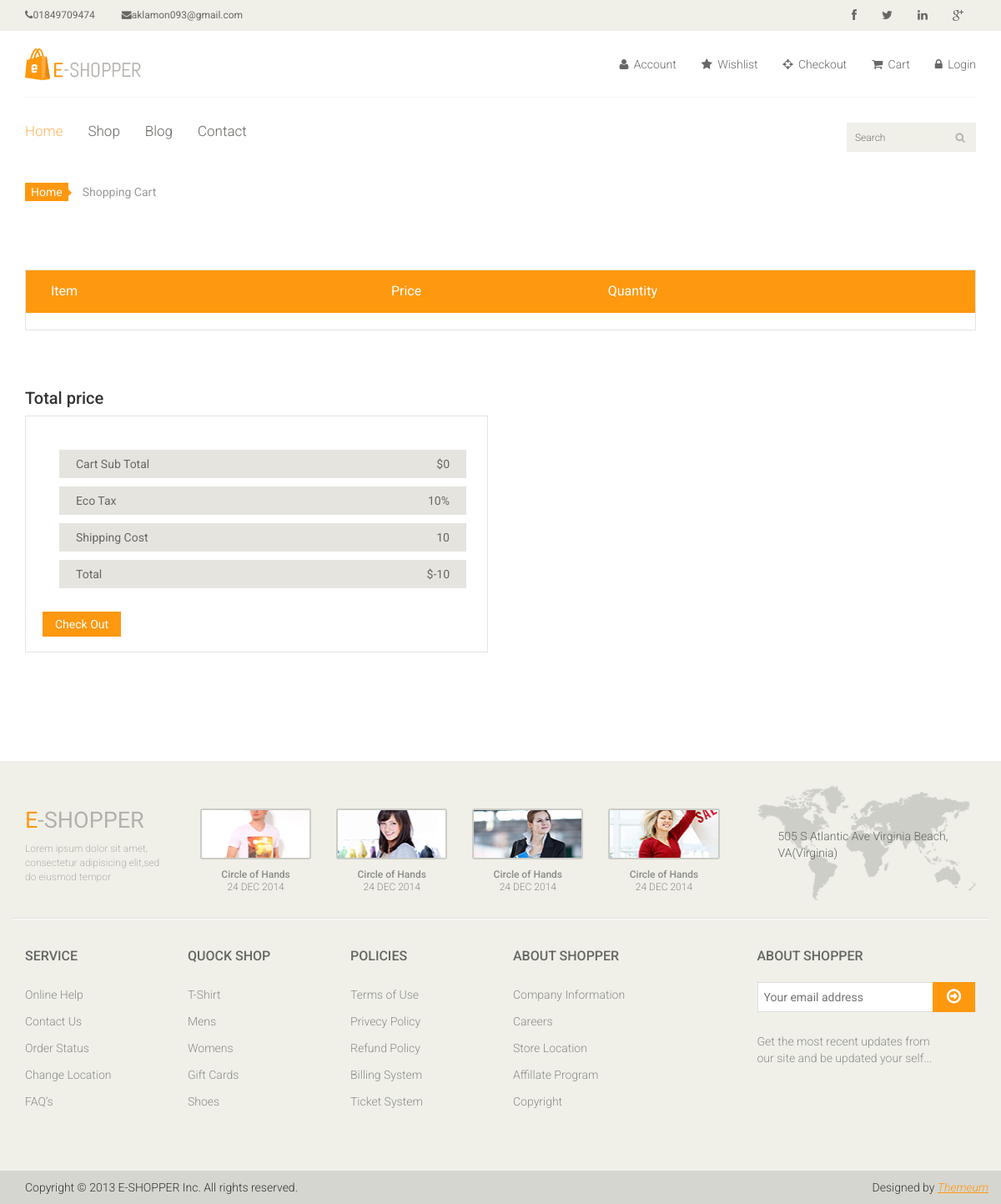
The page /add-to-cart.php on the database its author committed.
### tables this page shows
CREATE TABLE `setting` (
  `s_id` int(11) NOT NULL,
  `phone` varchar(100) NOT NULL,
  `email` varchar(100) NOT NULL,
  `facebook` varchar(100) NOT NULL,
  `twitter` varchar(100) NOT NULL,
  `linkedin` varchar(100) NOT NULL,
  `google` varchar(100) NOT NULL,
  `logo` varchar(15) NOT NULL,
  `copyright` varchar(100) NOT NULL
);

### admin/classes/database.php (called while the page is built, shortened)
<?php
	class database{
		public $connection;
		public function connection(){
			$this->connection = mysqli_connect(DB_HOST,DB_USER,DB_PASS,DB_NAME);
		}
		public function getData($table,$whichcolumn = array(),$columnname = null,$compare = null,$columnvalue = null){
			if(is_array($whichcolumn)){
				$whichcolumn = implode(",",$whichcolumn);
			}
			if(empty($columnname) && empty($columnvalue)){
				$query = "SELECT $whichcolumn FROM $table";
			}
			elseif (!empty($columnname) && !empty($columnvalue)) {
				$sql ="SELECT $whichcolumn FROM $table WHERE $columnname $compare $columnvalue";
				$query = $sql;
			}
			$query = mysqli_query($this->connection,$query);
			if($query)
				return $query;
			else
				return false;
		}
	}
?>

### header-top.php (the view)
<div class="header_top">
			<div class="container">
				<div class="row">
					<div class="col-sm-6">
						<div class="contactinfo">
							<ul class="nav nav-pills">
								<li><a href="#"><i class="fa fa-phone"></i><?php echo $phone;?></a></li>
								<li><a href="#"><i class="fa fa-envelope"></i><?php echo $email;?></a></li>
							</ul>
						</div>
					</div>
					<div class="col-sm-6">
						<div class="social-icons pull-right">
							<ul class="nav navbar-nav">
								<li><a href="<?php echo $facebook;?>"><i class="fa fa-facebook"></i></a></li>
								<li><a href="<?php echo $twitter;?>"><i class="fa fa-twitter"></i></a></li>
								<li><a href="<?php echo $linkedin;?>"><i class="fa fa-linkedin"></i></a></li>
								<li><a href="<?php echo $google;?>"><i class="fa fa-google-plus"></i></a></li>
							</ul>
						</div>
					</div>
				</div>
			</div>
		</div>

### header-middle.php
<div class="header-middle">
			<div class="container">
				<div class="row">
					<div class="col-sm-4">
						<div class="logo pull-left">
							<a href="index.php"><img src="admin/images/logo/<?php echo $logo;?>" alt="" /></a>
						</div>
					</div>
					<div class="col-sm-8">
						<div class="shop-menu pull-right">
							<ul class="nav navbar-nav">
								<li><a href="account.php"><i class="fa fa-user"></i> Account</a></li>
								<li><a href="whishlist.php"><i class="fa fa-star"></i> Wishlist</a></li>
								<li><a href="checkout.php"><i class="fa fa-crosshairs"></i> Checkout</a></li>
								<li><a href="cart.php"><i class="fa fa-shopping-cart"></i> Cart</a></li>
								<li><a href="login.php"><i class="fa fa-lock"></i> Login</a></li>
							</ul>
						</div>
					</div>
				</div>
			</div>
		</div>

### css/main.css (style rules this page uses)
body { font-family: 'Roboto', sans-serif; background:; position: relative; font-weight:400px; }
ul li { list-style: none; }
a { -webkit-transition: 300ms; -moz-transition: 300ms; -o-transition: 300ms; transition: 300ms; }
.header_top { background: none repeat scroll 0 0 #F0F0E9; }
.contactinfo ul li:first-child { margin-left: -15px; }
.contactinfo ul li a { font-size: 12px; color: #696763; font-family: 'Roboto', sans-serif; }
.social-icons ul li a { border: 0 none; border-radius: 0; color: #696763; padding:0px; }
.social-icons ul li { display:inline-block; }
.social-icons ul li a i { padding: 11px 15px; transition: all 0.9s ease 0s; -moz-transition: all 0.9s ease 0s; -webkit-transition: all 0.9s ease 0s; -o-transition: all 0.9s ease 0s; }
.header-middle .container .row { border-bottom: 1px solid #f5f5f5; margin-left: 0; margin-right: 0; padding-bottom: 20px; padding-top: 20px; }
.header-middle .container .row .col-sm-4 { padding-left: 0; }
.header-middle .container .row .col-sm-8 { padding-right:0; }
.shop-menu ul li { display:inline-block; padding-left: 15px; padding-right: 15px; }
.shop-menu ul li:last-child { padding-right: 0; }
.shop-menu ul li a { background: #FFFFFF; color: #696763; font-family: 'Roboto', sans-serif; font-size: 14px; font-weight: 300; padding:0; padding-right: 0; margin-top: 10px; }
.shop-menu ul li a i { margin-right:3px; }

### rows shown on the page
setting: phone "01849709474", email "aklamon093@gmail.com", logo (picture)

### other values the page prints
$total_price "0"
$final_price "-10"
